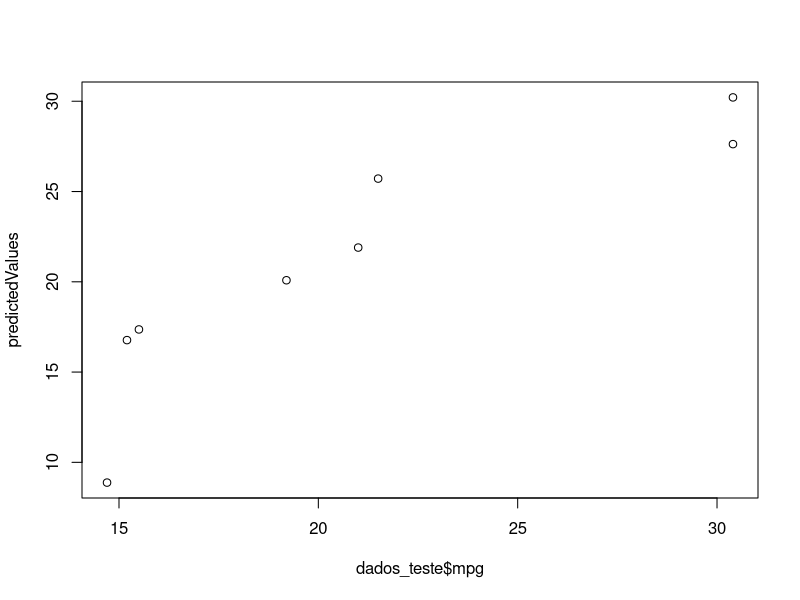
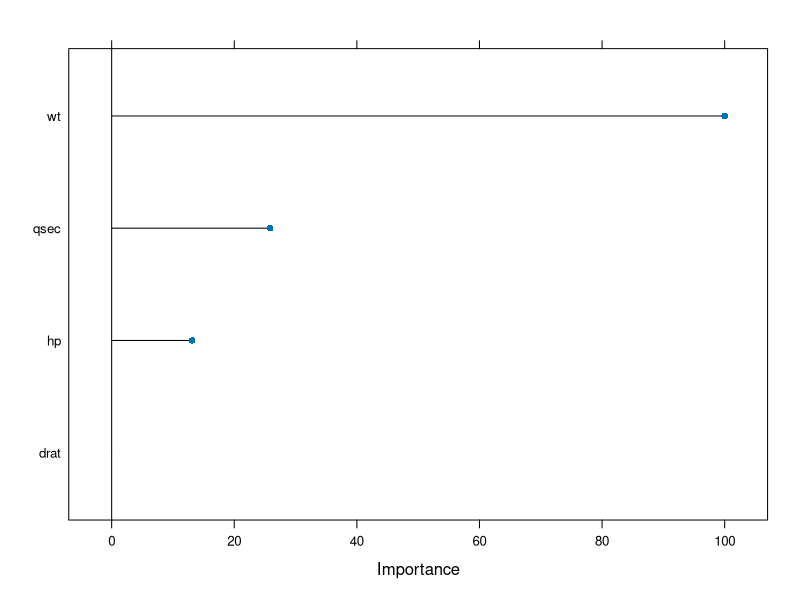

Write the R code that produced these figures, in order.
# Usando o Pacote Caret Para Criar Modelos de Machine Learning em R
# http://topepo.github.io/caret/index.html

# Instalando os pacotes
install.packages("caret")
install.packages("randomForest")

# Carregando os pacotes
library(caret)
library(randomForest)
library(datasets)

# Usando o dataset mtcars
View(mtcars)

# Funcao do Caret para divisao dos dados
?createDataPartition
split <- createDataPartition(y = mtcars$mpg, p = 0.7, list = FALSE)

# Criando dados de treino e de teste
dados_treino <- mtcars[split,]
dados_teste <- mtcars[-split,]

# Treinando o modelo
?train
names(getModelInfo())

# Mostrando a importância das variáveis para a criação do modelo
?varImp

modelol_v1 <- train(mpg ~ ., data = dados_treino, method = "lm")
varImp(modelol_v1)

# Regressão linear
modelol_v1 <- train(mpg ~ wt + hp + qsec + drat, data = dados_treino, method = "lm")

# Random forest
modelol_v2 <- train(mpg ~ wt + hp + qsec + drat, data = dados_treino, method = "rf")

# Resumo do modelo
summary(modelol_v1)
summary(modelol_v2)

# Ajustando o modelo
?expand.grid
?trainControl
controle1 <- trainControl(method = "cv", number = 10)

modelol_v3 <- train(mpg ~ wt + hp + qsec + drat, 
                    data = dados_treino, 
                    method = "lm", 
                    trControl = controle1, 
                    metric = "Rsquared")

# Resumo do modelo
summary(modelol_v3)

# Coletando os residuos
residuals <- resid(modelol_v3)
residuals

# Previsoes
?predict
predictedValues <- predict(modelol_v1, dados_teste)
predictedValues
plot(dados_teste$mpg, predictedValues)

# Plot das variáveis mais relevantes no modelo
plot(varImp(modelol_v1))



